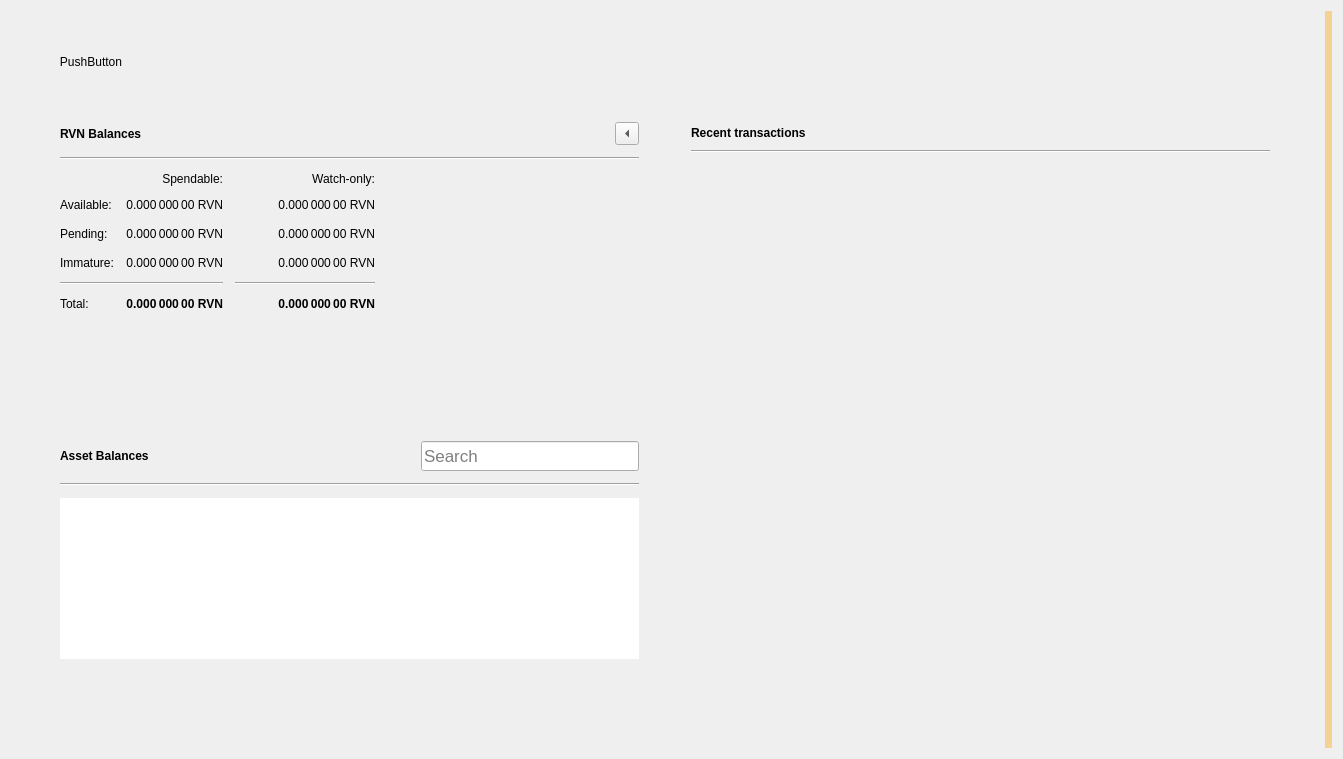
<?xml version="1.0" encoding="UTF-8"?>
<ui version="4.0">
 <class>OverviewPage</class>
 <widget class="QWidget" name="OverviewPage">
  <property name="geometry">
   <rect>
    <x>0</x>
    <y>0</y>
    <width>1343</width>
    <height>759</height>
   </rect>
  </property>
  <property name="windowTitle">
   <string>Form</string>
  </property>
  <property name="autoFillBackground">
   <bool>false</bool>
  </property>
  <layout class="QGridLayout" name="gridLayout_3">
   <item row="0" column="0">
    <layout class="QVBoxLayout" name="verticalLayout_7">
     <property name="spacing">
      <number>0</number>
     </property>
     <property name="leftMargin">
      <number>0</number>
     </property>
     <property name="topMargin">
      <number>0</number>
     </property>
     <property name="rightMargin">
      <number>0</number>
     </property>
     <property name="bottomMargin">
      <number>0</number>
     </property>
     <item>
      <layout class="QHBoxLayout" name="horizontalLayout_3">
       <property name="leftMargin">
        <number>40</number>
       </property>
       <property name="topMargin">
        <number>40</number>
       </property>
       <item>
        <widget class="QPushButton" name="testTotalRaven">
         <property name="text">
          <string>PushButton</string>
         </property>
         <property name="checkable">
          <bool>false</bool>
         </property>
         <property name="flat">
          <bool>true</bool>
         </property>
        </widget>
       </item>
       <item>
        <spacer name="horizontalSpacer_5">
         <property name="orientation">
          <enum>Qt::Horizontal</enum>
         </property>
         <property name="sizeHint" stdset="0">
          <size>
           <width>40</width>
           <height>20</height>
          </size>
         </property>
        </spacer>
       </item>
      </layout>
     </item>
     <item>
      <layout class="QHBoxLayout" name="horizontalLayout" stretch="0,0">
       <property name="spacing">
        <number>34</number>
       </property>
       <property name="sizeConstraint">
        <enum>QLayout::SetMaximumSize</enum>
       </property>
       <property name="leftMargin">
        <number>40</number>
       </property>
       <property name="topMargin">
        <number>40</number>
       </property>
       <property name="rightMargin">
        <number>40</number>
       </property>
       <property name="bottomMargin">
        <number>40</number>
       </property>
       <item>
        <layout class="QVBoxLayout" name="verticalLayout_2">
         <property name="spacing">
          <number>34</number>
         </property>
         <property name="rightMargin">
          <number>0</number>
         </property>
         <item>
          <widget class="QFrame" name="frame">
           <property name="sizePolicy">
            <sizepolicy hsizetype="Preferred" vsizetype="Preferred">
             <horstretch>0</horstretch>
             <verstretch>0</verstretch>
            </sizepolicy>
           </property>
           <property name="frameShape">
            <enum>QFrame::NoFrame</enum>
           </property>
           <property name="frameShadow">
            <enum>QFrame::Raised</enum>
           </property>
           <property name="lineWidth">
            <number>10</number>
           </property>
           <layout class="QVBoxLayout" name="verticalLayout_4">
            <property name="spacing">
             <number>12</number>
            </property>
            <item>
             <layout class="QHBoxLayout" name="horizontalLayout_4">
              <item>
               <widget class="QLabel" name="rvnBalancesLabel">
                <property name="font">
                 <font>
                  <weight>75</weight>
                  <bold>true</bold>
                 </font>
                </property>
                <property name="text">
                 <string>RVN Balances</string>
                </property>
               </widget>
              </item>
              <item>
               <widget class="QPushButton" name="labelWalletStatus">
                <property name="enabled">
                 <bool>true</bool>
                </property>
                <property name="maximumSize">
                 <size>
                  <width>30</width>
                  <height>16777215</height>
                 </size>
                </property>
                <property name="toolTip">
                 <string>The displayed information may be out of date. Your wallet automatically synchronizes with the Raven network after a connection is established, but this process has not completed yet.</string>
                </property>
                <property name="text">
                 <string/>
                </property>
                <property name="icon">
                 <iconset>
                  <normaloff>:/icons/warning</normaloff>
                  <disabledoff>:/icons/warning</disabledoff>:/icons/warning</iconset>
                </property>
                <property name="iconSize">
                 <size>
                  <width>24</width>
                  <height>24</height>
                 </size>
                </property>
                <property name="flat">
                 <bool>true</bool>
                </property>
               </widget>
              </item>
              <item>
               <spacer name="horizontalSpacer_3">
                <property name="orientation">
                 <enum>Qt::Horizontal</enum>
                </property>
                <property name="sizeHint" stdset="0">
                 <size>
                  <width>40</width>
                  <height>20</height>
                 </size>
                </property>
               </spacer>
              </item>
              <item>
               <widget class="QToolButton" name="rvnBalanceBack">
                <property name="text">
                 <string/>
                </property>
                <property name="arrowType">
                 <enum>Qt::LeftArrow</enum>
                </property>
               </widget>
              </item>
             </layout>
            </item>
            <item>
             <widget class="Line" name="line_2">
              <property name="orientation">
               <enum>Qt::Horizontal</enum>
              </property>
             </widget>
            </item>
            <item>
             <layout class="QGridLayout" name="gridLayout">
              <property name="spacing">
               <number>12</number>
              </property>
              <item row="3" column="2">
               <widget class="QLabel" name="labelWatchImmature">
                <property name="font">
                 <font>
                  <weight>50</weight>
                  <bold>false</bold>
                 </font>
                </property>
                <property name="cursor">
                 <cursorShape>IBeamCursor</cursorShape>
                </property>
                <property name="toolTip">
                 <string>Mined balance in watch-only addresses that has not yet matured</string>
                </property>
                <property name="text">
                 <string notr="true">0.000 000 00 RVN</string>
                </property>
                <property name="alignment">
                 <set>Qt::AlignRight|Qt::AlignTrailing|Qt::AlignVCenter</set>
                </property>
                <property name="textInteractionFlags">
                 <set>Qt::LinksAccessibleByMouse|Qt::TextSelectableByKeyboard|Qt::TextSelectableByMouse</set>
                </property>
               </widget>
              </item>
              <item row="2" column="3">
               <spacer name="horizontalSpacer_2">
                <property name="orientation">
                 <enum>Qt::Horizontal</enum>
                </property>
                <property name="sizeHint" stdset="0">
                 <size>
                  <width>40</width>
                  <height>20</height>
                 </size>
                </property>
               </spacer>
              </item>
              <item row="1" column="0">
               <widget class="QLabel" name="labelBalanceText">
                <property name="text">
                 <string>Available:</string>
                </property>
               </widget>
              </item>
              <item row="1" column="2">
               <widget class="QLabel" name="labelWatchAvailable">
                <property name="font">
                 <font>
                  <weight>50</weight>
                  <bold>false</bold>
                 </font>
                </property>
                <property name="cursor">
                 <cursorShape>IBeamCursor</cursorShape>
                </property>
                <property name="toolTip">
                 <string>Your current balance in watch-only addresses</string>
                </property>
                <property name="text">
                 <string notr="true">0.000 000 00 RVN</string>
                </property>
                <property name="alignment">
                 <set>Qt::AlignRight|Qt::AlignTrailing|Qt::AlignVCenter</set>
                </property>
                <property name="textInteractionFlags">
                 <set>Qt::LinksAccessibleByMouse|Qt::TextSelectableByKeyboard|Qt::TextSelectableByMouse</set>
                </property>
               </widget>
              </item>
              <item row="2" column="1">
               <widget class="QLabel" name="labelUnconfirmed">
                <property name="font">
                 <font>
                  <weight>50</weight>
                  <bold>false</bold>
                 </font>
                </property>
                <property name="cursor">
                 <cursorShape>IBeamCursor</cursorShape>
                </property>
                <property name="toolTip">
                 <string>Total of transactions that have yet to be confirmed, and do not yet count toward the spendable balance</string>
                </property>
                <property name="text">
                 <string notr="true">0.000 000 00 RVN</string>
                </property>
                <property name="alignment">
                 <set>Qt::AlignRight|Qt::AlignTrailing|Qt::AlignVCenter</set>
                </property>
                <property name="textInteractionFlags">
                 <set>Qt::LinksAccessibleByMouse|Qt::TextSelectableByKeyboard|Qt::TextSelectableByMouse</set>
                </property>
               </widget>
              </item>
              <item row="4" column="2">
               <widget class="Line" name="lineWatchBalance">
                <property name="sizePolicy">
                 <sizepolicy hsizetype="Preferred" vsizetype="Fixed">
                  <horstretch>0</horstretch>
                  <verstretch>0</verstretch>
                 </sizepolicy>
                </property>
                <property name="minimumSize">
                 <size>
                  <width>140</width>
                  <height>0</height>
                 </size>
                </property>
                <property name="orientation">
                 <enum>Qt::Horizontal</enum>
                </property>
               </widget>
              </item>
              <item row="0" column="1">
               <widget class="QLabel" name="labelSpendable">
                <property name="text">
                 <string>Spendable:</string>
                </property>
                <property name="alignment">
                 <set>Qt::AlignRight|Qt::AlignTrailing|Qt::AlignVCenter</set>
                </property>
               </widget>
              </item>
              <item row="3" column="0">
               <widget class="QLabel" name="labelImmatureText">
                <property name="text">
                 <string>Immature:</string>
                </property>
               </widget>
              </item>
              <item row="5" column="2">
               <widget class="QLabel" name="labelWatchTotal">
                <property name="font">
                 <font>
                  <weight>75</weight>
                  <bold>true</bold>
                 </font>
                </property>
                <property name="cursor">
                 <cursorShape>IBeamCursor</cursorShape>
                </property>
                <property name="toolTip">
                 <string>Current total balance in watch-only addresses</string>
                </property>
                <property name="text">
                 <string notr="true">0.000 000 00 RVN</string>
                </property>
                <property name="alignment">
                 <set>Qt::AlignRight|Qt::AlignTrailing|Qt::AlignVCenter</set>
                </property>
                <property name="textInteractionFlags">
                 <set>Qt::LinksAccessibleByMouse|Qt::TextSelectableByKeyboard|Qt::TextSelectableByMouse</set>
                </property>
               </widget>
              </item>
              <item row="4" column="0" colspan="2">
               <widget class="Line" name="line">
                <property name="orientation">
                 <enum>Qt::Horizontal</enum>
                </property>
               </widget>
              </item>
              <item row="0" column="2">
               <widget class="QLabel" name="labelWatchonly">
                <property name="text">
                 <string>Watch-only:</string>
                </property>
                <property name="alignment">
                 <set>Qt::AlignRight|Qt::AlignTrailing|Qt::AlignVCenter</set>
                </property>
               </widget>
              </item>
              <item row="5" column="1">
               <widget class="QLabel" name="labelTotal">
                <property name="font">
                 <font>
                  <weight>75</weight>
                  <bold>true</bold>
                 </font>
                </property>
                <property name="cursor">
                 <cursorShape>IBeamCursor</cursorShape>
                </property>
                <property name="toolTip">
                 <string>Your current total balance</string>
                </property>
                <property name="text">
                 <string notr="true">0.000 000 00 RVN</string>
                </property>
                <property name="alignment">
                 <set>Qt::AlignRight|Qt::AlignTrailing|Qt::AlignVCenter</set>
                </property>
                <property name="textInteractionFlags">
                 <set>Qt::LinksAccessibleByMouse|Qt::TextSelectableByKeyboard|Qt::TextSelectableByMouse</set>
                </property>
               </widget>
              </item>
              <item row="1" column="1">
               <widget class="QLabel" name="labelBalance">
                <property name="font">
                 <font>
                  <weight>50</weight>
                  <bold>false</bold>
                 </font>
                </property>
                <property name="cursor">
                 <cursorShape>IBeamCursor</cursorShape>
                </property>
                <property name="toolTip">
                 <string>Your current spendable balance</string>
                </property>
                <property name="text">
                 <string notr="true">0.000 000 00 RVN</string>
                </property>
                <property name="alignment">
                 <set>Qt::AlignRight|Qt::AlignTrailing|Qt::AlignVCenter</set>
                </property>
                <property name="textInteractionFlags">
                 <set>Qt::LinksAccessibleByMouse|Qt::TextSelectableByKeyboard|Qt::TextSelectableByMouse</set>
                </property>
               </widget>
              </item>
              <item row="2" column="0">
               <widget class="QLabel" name="labelPendingText">
                <property name="text">
                 <string>Pending:</string>
                </property>
               </widget>
              </item>
              <item row="5" column="0">
               <widget class="QLabel" name="labelTotalText">
                <property name="text">
                 <string>Total:</string>
                </property>
               </widget>
              </item>
              <item row="3" column="1">
               <widget class="QLabel" name="labelImmature">
                <property name="font">
                 <font>
                  <weight>50</weight>
                  <bold>false</bold>
                 </font>
                </property>
                <property name="cursor">
                 <cursorShape>IBeamCursor</cursorShape>
                </property>
                <property name="toolTip">
                 <string>Mined balance that has not yet matured</string>
                </property>
                <property name="text">
                 <string notr="true">0.000 000 00 RVN</string>
                </property>
                <property name="alignment">
                 <set>Qt::AlignRight|Qt::AlignTrailing|Qt::AlignVCenter</set>
                </property>
                <property name="textInteractionFlags">
                 <set>Qt::LinksAccessibleByMouse|Qt::TextSelectableByKeyboard|Qt::TextSelectableByMouse</set>
                </property>
               </widget>
              </item>
              <item row="2" column="2">
               <widget class="QLabel" name="labelWatchPending">
                <property name="font">
                 <font>
                  <weight>50</weight>
                  <bold>false</bold>
                 </font>
                </property>
                <property name="cursor">
                 <cursorShape>IBeamCursor</cursorShape>
                </property>
                <property name="toolTip">
                 <string>Unconfirmed transactions to watch-only addresses</string>
                </property>
                <property name="text">
                 <string notr="true">0.000 000 00 RVN</string>
                </property>
                <property name="alignment">
                 <set>Qt::AlignRight|Qt::AlignTrailing|Qt::AlignVCenter</set>
                </property>
                <property name="textInteractionFlags">
                 <set>Qt::LinksAccessibleByMouse|Qt::TextSelectableByKeyboard|Qt::TextSelectableByMouse</set>
                </property>
               </widget>
              </item>
             </layout>
            </item>
           </layout>
          </widget>
         </item>
         <item>
          <widget class="QWidget" name="assetVerticalSpaceWidget2" native="true">
           <property name="autoFillBackground">
            <bool>false</bool>
           </property>
           <layout class="QVBoxLayout" name="verticalLayout_6">
            <item>
             <spacer name="verticalSpacer_4">
              <property name="orientation">
               <enum>Qt::Vertical</enum>
              </property>
              <property name="sizeHint" stdset="0">
               <size>
                <width>20</width>
                <height>87</height>
               </size>
              </property>
             </spacer>
            </item>
           </layout>
          </widget>
         </item>
         <item>
          <widget class="QFrame" name="assetFrame">
           <property name="autoFillBackground">
            <bool>true</bool>
           </property>
           <property name="frameShape">
            <enum>QFrame::NoFrame</enum>
           </property>
           <property name="frameShadow">
            <enum>QFrame::Plain</enum>
           </property>
           <property name="lineWidth">
            <number>0</number>
           </property>
           <layout class="QVBoxLayout" name="verticalLayout_5">
            <property name="spacing">
             <number>12</number>
            </property>
            <item>
             <layout class="QHBoxLayout" name="assetBalanceHorizontalLayout">
              <item alignment="Qt::AlignVCenter">
               <widget class="QLabel" name="assetBalanceLabel">
                <property name="font">
                 <font>
                  <weight>75</weight>
                  <bold>true</bold>
                 </font>
                </property>
                <property name="text">
                 <string>Asset Balances</string>
                </property>
               </widget>
              </item>
              <item>
               <widget class="QPushButton" name="labelAssetStatus">
                <property name="enabled">
                 <bool>true</bool>
                </property>
                <property name="maximumSize">
                 <size>
                  <width>30</width>
                  <height>16777215</height>
                 </size>
                </property>
                <property name="toolTip">
                 <string>The displayed information may be out of date. Your wallet automatically synchronizes with the Raven network after a connection is established, but this process has not completed yet.</string>
                </property>
                <property name="text">
                 <string/>
                </property>
                <property name="icon">
                 <iconset>
                  <normaloff>:/icons/warning</normaloff>
                  <disabledoff>:/icons/warning</disabledoff>:/icons/warning</iconset>
                </property>
                <property name="iconSize">
                 <size>
                  <width>24</width>
                  <height>24</height>
                 </size>
                </property>
                <property name="flat">
                 <bool>true</bool>
                </property>
               </widget>
              </item>
              <item>
               <spacer name="horizontalSpacer_4">
                <property name="orientation">
                 <enum>Qt::Horizontal</enum>
                </property>
                <property name="sizeHint" stdset="0">
                 <size>
                  <width>40</width>
                  <height>20</height>
                 </size>
                </property>
               </spacer>
              </item>
              <item alignment="Qt::AlignBottom">
               <widget class="QLineEdit" name="assetSearch">
                <property name="sizePolicy">
                 <sizepolicy hsizetype="Expanding" vsizetype="Preferred">
                  <horstretch>0</horstretch>
                  <verstretch>0</verstretch>
                 </sizepolicy>
                </property>
                <property name="minimumSize">
                 <size>
                  <width>0</width>
                  <height>30</height>
                 </size>
                </property>
                <property name="maximumSize">
                 <size>
                  <width>16777215</width>
                  <height>30</height>
                 </size>
                </property>
                <property name="sizeIncrement">
                 <size>
                  <width>0</width>
                  <height>0</height>
                 </size>
                </property>
                <property name="font">
                 <font>
                  <pointsize>13</pointsize>
                 </font>
                </property>
                <property name="maxLength">
                 <number>32</number>
                </property>
                <property name="frame">
                 <bool>true</bool>
                </property>
                <property name="alignment">
                 <set>Qt::AlignLeading|Qt::AlignLeft|Qt::AlignVCenter</set>
                </property>
                <property name="placeholderText">
                 <string>Search</string>
                </property>
                <property name="clearButtonEnabled">
                 <bool>true</bool>
                </property>
               </widget>
              </item>
             </layout>
            </item>
            <item>
             <widget class="Line" name="assetBalanceLine">
              <property name="orientation">
               <enum>Qt::Horizontal</enum>
              </property>
             </widget>
            </item>
            <item>
             <widget class="QListView" name="listAssets">
              <property name="frameShape">
               <enum>QFrame::NoFrame</enum>
              </property>
              <property name="lineWidth">
               <number>0</number>
              </property>
              <property name="verticalScrollMode">
               <enum>QAbstractItemView::ScrollPerItem</enum>
              </property>
             </widget>
            </item>
            <item>
             <widget class="QWidget" name="assetVerticalSpaceWidget" native="true">
              <property name="autoFillBackground">
               <bool>false</bool>
              </property>
              <layout class="QVBoxLayout" name="verticalLayout">
               <item>
                <spacer name="verticalSpacer_3">
                 <property name="orientation">
                  <enum>Qt::Vertical</enum>
                 </property>
                 <property name="sizeHint" stdset="0">
                  <size>
                   <width>20</width>
                   <height>40</height>
                  </size>
                 </property>
                </spacer>
               </item>
              </layout>
             </widget>
            </item>
           </layout>
          </widget>
         </item>
        </layout>
       </item>
       <item>
        <layout class="QVBoxLayout" name="verticalLayout_3">
         <property name="spacing">
          <number>34</number>
         </property>
         <property name="leftMargin">
          <number>0</number>
         </property>
         <item>
          <widget class="QFrame" name="frame_2">
           <property name="sizePolicy">
            <sizepolicy hsizetype="Preferred" vsizetype="Fixed">
             <horstretch>0</horstretch>
             <verstretch>0</verstretch>
            </sizepolicy>
           </property>
           <property name="frameShape">
            <enum>QFrame::NoFrame</enum>
           </property>
           <property name="frameShadow">
            <enum>QFrame::Plain</enum>
           </property>
           <property name="lineWidth">
            <number>0</number>
           </property>
           <layout class="QGridLayout" name="gridLayout_2">
            <property name="horizontalSpacing">
             <number>12</number>
            </property>
            <item row="0" column="0">
             <layout class="QHBoxLayout" name="horizontalLayout_2">
              <item>
               <widget class="QLabel" name="recentTransactionsLabel">
                <property name="font">
                 <font>
                  <weight>75</weight>
                  <bold>true</bold>
                 </font>
                </property>
                <property name="text">
                 <string>Recent transactions</string>
                </property>
               </widget>
              </item>
              <item>
               <widget class="QPushButton" name="labelTransactionsStatus">
                <property name="enabled">
                 <bool>true</bool>
                </property>
                <property name="maximumSize">
                 <size>
                  <width>30</width>
                  <height>16777215</height>
                 </size>
                </property>
                <property name="toolTip">
                 <string>The displayed information may be out of date. Your wallet automatically synchronizes with the Raven network after a connection is established, but this process has not completed yet.</string>
                </property>
                <property name="text">
                 <string/>
                </property>
                <property name="icon">
                 <iconset>
                  <normaloff>:/icons/warning</normaloff>
                  <disabledoff>:/icons/warning</disabledoff>:/icons/warning</iconset>
                </property>
                <property name="iconSize">
                 <size>
                  <width>24</width>
                  <height>24</height>
                 </size>
                </property>
                <property name="flat">
                 <bool>true</bool>
                </property>
               </widget>
              </item>
              <item>
               <spacer name="horizontalSpacer">
                <property name="orientation">
                 <enum>Qt::Horizontal</enum>
                </property>
                <property name="sizeHint" stdset="0">
                 <size>
                  <width>40</width>
                  <height>20</height>
                 </size>
                </property>
               </spacer>
              </item>
             </layout>
            </item>
            <item row="2" column="0">
             <widget class="QListView" name="listTransactions">
              <property name="styleSheet">
               <string notr="true">QListView { background: transparent; }</string>
              </property>
              <property name="frameShape">
               <enum>QFrame::NoFrame</enum>
              </property>
              <property name="verticalScrollBarPolicy">
               <enum>Qt::ScrollBarAlwaysOff</enum>
              </property>
              <property name="horizontalScrollBarPolicy">
               <enum>Qt::ScrollBarAlwaysOff</enum>
              </property>
              <property name="selectionMode">
               <enum>QAbstractItemView::NoSelection</enum>
              </property>
             </widget>
            </item>
            <item row="1" column="0">
             <widget class="Line" name="line_3">
              <property name="orientation">
               <enum>Qt::Horizontal</enum>
              </property>
             </widget>
            </item>
           </layout>
          </widget>
         </item>
         <item>
          <spacer name="verticalSpacer_2">
           <property name="orientation">
            <enum>Qt::Vertical</enum>
           </property>
           <property name="sizeHint" stdset="0">
            <size>
             <width>20</width>
             <height>40</height>
            </size>
           </property>
          </spacer>
         </item>
        </layout>
       </item>
      </layout>
     </item>
    </layout>
   </item>
   <item row="0" column="2">
    <widget class="QLabel" name="labelAlerts">
     <property name="visible">
      <bool>true</bool>
     </property>
     <property name="styleSheet">
      <string notr="true">QLabel { background-color: qlineargradient(x1: 0, y1: 0, x2: 1, y2: 0, stop:0 #F0D0A0, stop:1 #F8D488); color:#000000; }</string>
     </property>
     <property name="wordWrap">
      <bool>true</bool>
     </property>
     <property name="margin">
      <number>3</number>
     </property>
     <property name="textInteractionFlags">
      <set>Qt::TextSelectableByMouse</set>
     </property>
    </widget>
   </item>
  </layout>
 </widget>
 <resources/>
 <connections/>
</ui>
